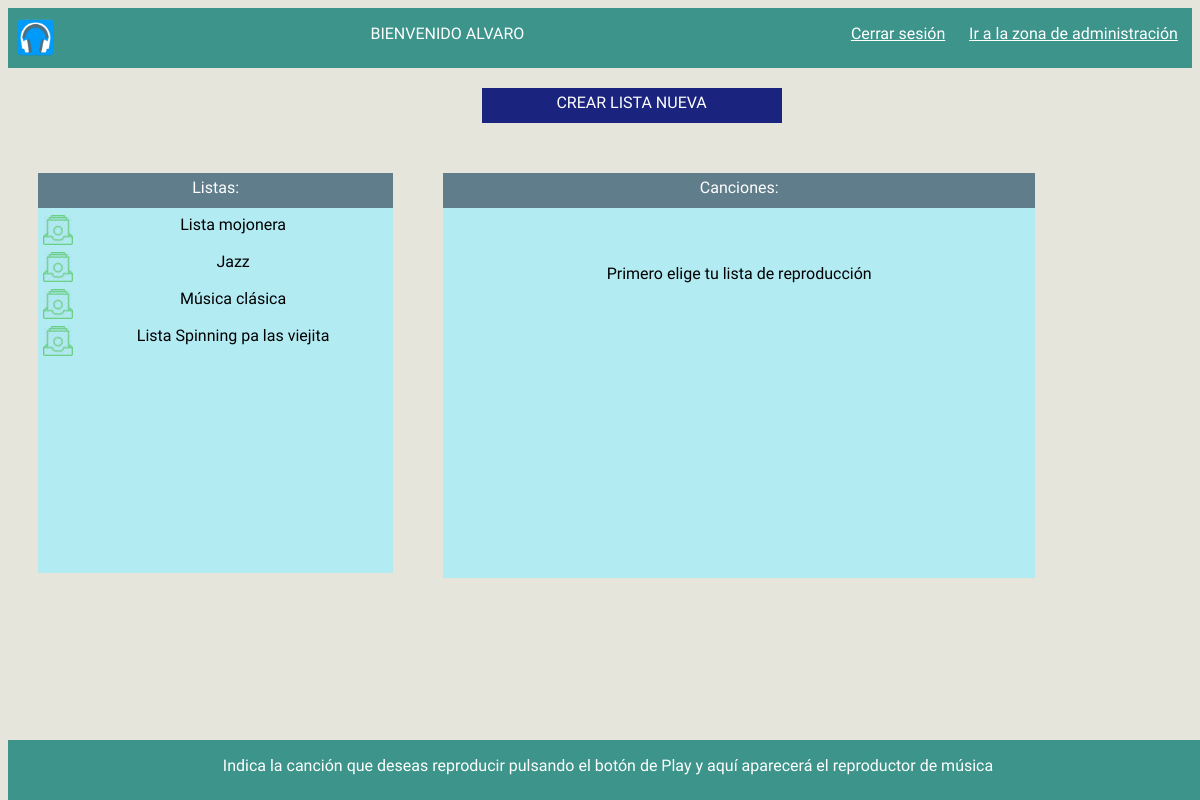
Before: /area_usuario/usuario.php (signed in) with the older database file.
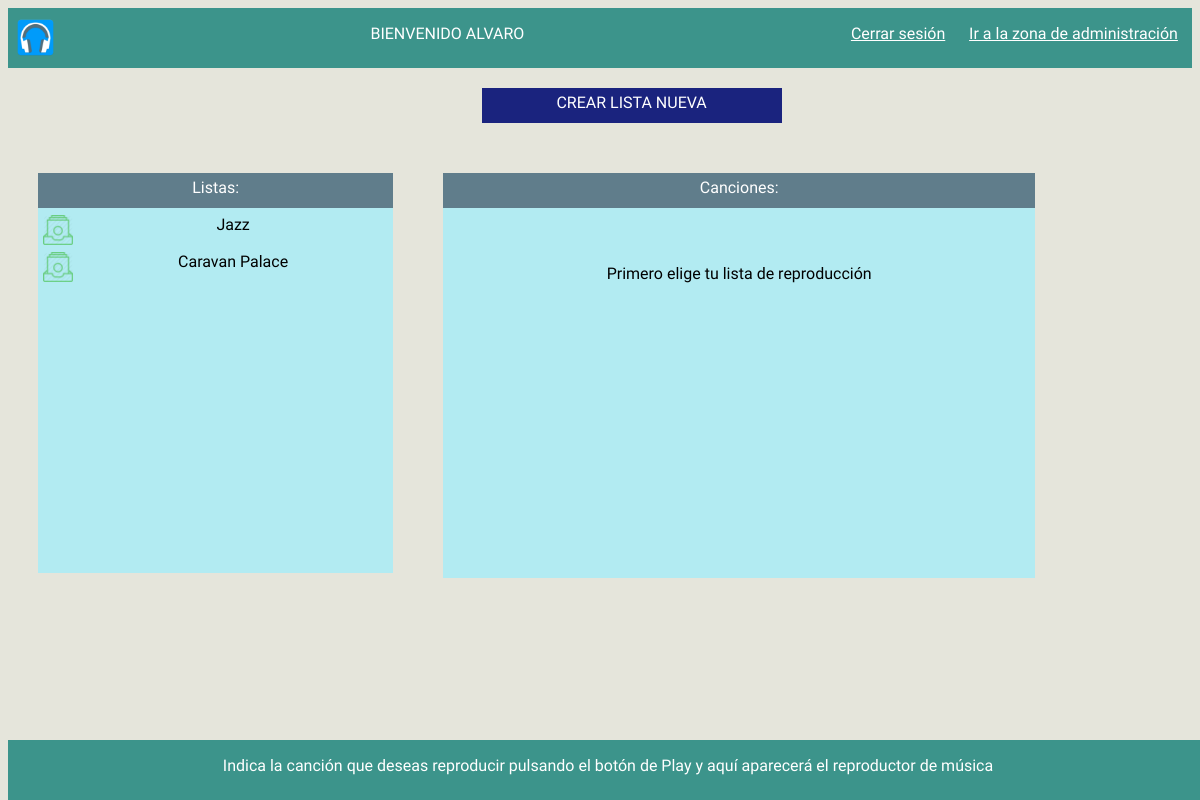
After: the same page with the newer database file.
### tables this page shows
CREATE TABLE IF NOT EXISTS `lista` (
`id_lista` int(11) NOT NULL,
  `nombre_usuariofk` varchar(20) NOT NULL,
  `nombre_lista` varchar(50) NOT NULL,
  `fecha_crea` date NOT NULL
);

### area_usuario/usuario.php (the view, shortened to what this page needs)
<?php
  include("../configuracion_bd.php");
?>
<!DOCTYPE html>
<html lang="en">
  <head>
    <link rel="stylesheet" type="text/css" href="../estilos/general.css">
  </head>
  <body onLoad="setup();">
      <div class="cabecera">
        <div id="cabecera1"><img src="../img/headphones.png"><p><?php echo "BIENVENIDO ".strtoupper($_SESSION["usuario"]);
           ?></p></div>
          <div id="cabecera2"><p><a href="cierre.php">Cerrar sesión</a><?php if($_SESSION['nivel']==0) {
               echo "&nbsp &nbsp &nbsp <a href='administracion.php'>Ir a la zona de administración</a>";
           } ?></p></div>
      </div>
      <div class="nuevalista"><a href="crear.php">CREAR LISTA NUEVA</a></div>
      <div class="listas">
          <div class="liscab">Listas:</div>
          <div class="liscont">
             <ul class="listausu">
               <?php
             $connection = new mysqli($db_host, $db_user, $db_password, $db_name);
$connection->set_charset("utf8");
        if ($result = $connection->query("SELECT * FROM lista join usuario on lista.nombre_usuariofk=usuario.nombre_usuario
            WHERE nombre_usuario='".$_SESSION['usuario']."';")) {
              if ($result->num_rows===0) {
                echo "<p>No tiene lista</p>";
              } else {
                 while($obj = $result->fetch_object()) {
                     echo "<li><a href='editar.php?id=$obj->id_lista'><img src='../img/lista.png'></a><a href='usuario.php?id=$obj->id_lista'> ".$obj->nombre_lista." <span class='fechacr'></span> </a></li>";
                 }
              }
          } else {
            echo "Consulta equivocada";
          }
?>
              </ul>
        </div>
      </div>
      <div class="canciones">
          <div class="cancab">Canciones:</div>
          <div class="cancont"><?php
if (isset($_GET["id"])) {
    $id=$_GET["id"];
        if ($result2 = $connection->query("SELECT * FROM lista , usuario, forma, cancion WHERE lista.nombre_usuariofk=usuario.nombre_usuario AND lista.id_lista=forma.id_listafk AND cancion.id_cancion=forma.id_cancionfk2 AND nombre_usuario='".$_SESSION['usuario']."' AND id_lista='".$_GET['id']."' ORDER BY num_cancion asc;")) {
              if ($result2->num_rows===0) {
                echo "<p>&nbsp &nbsp &nbsp &nbsp &nbsp Lista vacía</p>";
              } else {
                 while($obj2 = $result2->fetch_object()) {
                     $cancion=array('id'=>$_GET['id'],'cancion'=>$obj2->nombre_cancion);
                     $url=http_build_query($cancion);
                     $url_final="usuario.php?".$url;
                    echo "<li><a href='$url_final'><img src='../img/play.png'></a>&nbsp&nbsp&nbsp-".substr($obj2->nombre_cancion, 0, -4)."<p class='caninfo'>".$obj2->album." - ".$obj2->autor." - ".$obj2->genero." - ".$obj2->duracion."</p></li>";
                 }
                  $result2->close();
                  unset($obj2);
              }
          } else {
            echo "Consulta equivocada";
          }
}
else {
            echo "<p class='formcont'>  Primero elige tu lista de reproducción</p>";
}
              ?>
        </div>
      </div>
      <div class="pie"><?php
if (isset($_GET["cancion"])) {
echo "<div class='actual'><p>Reproduciendo actualmente: ".substr($_GET['cancion'], 0, -4)."</p></div><div class='rep'><audio id='audio' src='../../aver/".$_GET['cancion']."' controls='controls' autoplay><p>Este navegador es compatible con nuestro reproductor de música, rogamos lo intente de nuevo en otro navegador</p></audio></div><div class='siguiente'><p></p></div>";
              } else {
    echo "<p>Indica la canción que deseas reproducir pulsando el botón de Play y aquí aparecerá el reproductor de música</p>";
}
          ?></div>
  </body>
</html>

### estilos/general.css (style rules this page uses)
body { font-family: 'Dosis', sans-serif; background-color: #E5E5DB; height: 580px; }
.cabecera { height: 60px; margin: left; background-color: #3C948B; margin-top: 0px; color: white; text-align: center; top: 0; width: 100%; }
#cabecera1 { height: 60px; float: left; width: 70%; }
#cabecera1 img { height: 45px; float: left; width: 45px; margin-top: 7px; margin-left: 5px; }
#cabecera2 { height: 60px; float: left; width: 30%; }
#cabecera2 a { color: white; }
.pie { width: 100%; height: 60px; position: fixed; background-color: #3C948B; bottom: 0; color: white; text-align: center; }
.formcont { text-align: center; padding-top: 30px; }
.listas { float: left; margin-top: 50px; margin-left: 30px; width: 30%; height: 400px; background-color: white; }
.liscab { width: auto; height: 30px; text-align: center; background-color: #607D8B; padding-top: 5px; color: white; }
.liscont { text-align: center; padding-top: 20px; background-color: #B2EBF2; height: 345px; overflow: scroll; }
.listausu { margin-left:-40px; margin-top: -18px; }
.listausu li { list-style-type: none; margin-bottom: 2px; height: 30px; padding-top: 5px; }
.listausu li img { height: 30px; width: 30px; margin-left: 5px; float: left; }
.listausu a { text-decoration: none; color: black; }
.canciones { float: left; margin-left: 50px; margin-top: 50px; width: 50%; height: 400px; background-color: white; }
.cancab { width: auto; height: 30px; text-align: center; background-color: #607D8B; padding-top: 5px; color: white; }
.cancont { padding-top: 10px; background-color: #B2EBF2; height: 360px; overflow: scroll; }
.nuevalista { width: 300px; height: 30px; margin-left: 40%; margin-top: 20px; padding-top: 5px; background-color: #1A237E; text-align: center; }
.nuevalista a { color: white; text-decoration: none; }

Changed rows visible on the page:
removed lista: nombre_lista "Lista mojonera"
removed lista: nombre_lista "Lista Spinning pa las viejita"
changed lista: nombre_lista "Música clásica" → "Caravan Palace"
